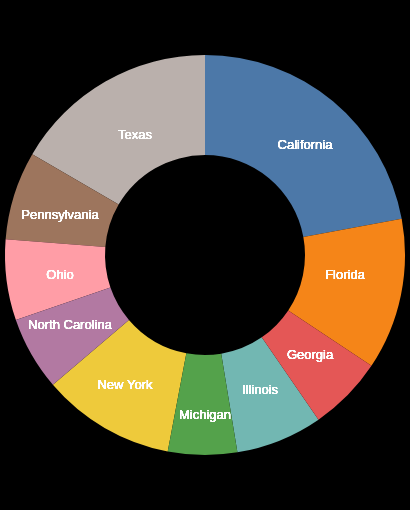

Describe this chart as a Vega-Lite specification.
### Vega-Lite specification from a JSON file in a GitHub repository (floating-point values rounded to 4 significant figures)
{"$schema": "https://vega.github.io/schema/vega-lite/v5.json", "view": {"stroke": "black"}, "width": 400, "height": 500, "data": {"values": [{"State": "California", "value": 39613493}, {"State": "Texas", "value": 29730311}, {"State": "Florida", "value": 21944577}, {"State": "New York", "value": 19299981}, {"State": "Pennsylvania", "value": 12804123}, {"State": "Illinois", "value": 12569321}, {"State": "Ohio", "value": 11714618}, {"State": "Georgia", "value": 10830007}, {"State": "North Carolina", "value": 10701022}, {"State": "Michigan", "value": 9992427}]}, "layer": [{"params": [{"name": "hover", "select": {"type": "point", "on": "mouseover"}}], "mark": {"type": "arc", "innerRadius": 100, "stroke": "white"}, "encoding": {"theta": {"field": "value", "type": "quantitative"}, "color": {"field": "State", "type": "nominal", "legend": null}, "tooltip": [{"field": "State", "type": "nominal", "title": "State"}, {"field": "value", "type": "quantitative", "title": "Total Population"}], "strokeWidth": {"condition": [{"param": "hover", "empty": false, "value": 3}], "value": 0}}}, {"transform": [{"calculate": "'California'", "as": "text_annotation_raw"}, {"calculate": "split(datum.text_annotation_raw,';')", "as": "text_annotation"}], "mark": {"type": "text", "dx": 100, "dy": -110}, "encoding": {"text": {"field": "text_annotation"}, "color": {"value": "#FFFFFF"}, "size": {"value": 13}}}, {"transform": [{"calculate": "'Texas'", "as": "text_annotation_raw"}, {"calculate": "split(datum.text_annotation_raw,';')", "as": "text_annotation"}], "mark": {"type": "text", "dx": -70, "dy": -120}, "encoding": {"text": {"field": "text_annotation"}, "color": {"value": "#FFFFFF"}, "size": {"value": 13}}}, {"transform": [{"calculate": "'Pennsylvania'", "as": "text_annotation_raw"}, {"calculate": "split(datum.text_annotation_raw,';')", "as": "text_annotation"}], "mark": {"type": "text", "dx": -145, "dy": -40}, "encoding": {"text": {"field": "text_annotation"}, "color": {"value": "#FFFFFF"}, "size": {"value": 13}}}, {"transform": [{"calculate": "'Ohio'", "as": "text_annotation_raw"}, {"calculate": "split(datum.text_annotation_raw,';')", "as": "text_annotation"}], "mark": {"type": "text", "dx": -145, "dy": 20}, "encoding": {"text": {"field": "text_annotation"}, "color": {"value": "#FFFFFF"}, "size": {"value": 13}}}, {"transform": [{"calculate": "'North Carolina'", "as": "text_annotation_raw"}, {"calculate": "split(datum.text_annotation_raw,';')", "as": "text_annotation"}], "mark": {"type": "text", "dx": -135, "dy": 70}, "encoding": {"text": {"field": "text_annotation"}, "color": {"value": "#FFFFFF"}, "size": {"value": 13}}}, {"transform": [{"calculate": "'New York'", "as": "text_annotation_raw"}, {"calculate": "split(datum.text_annotation_raw,';')", "as": "text_annotation"}], "mark": {"type": "text", "dx": -80, "dy": 130}, "encoding": {"text": {"field": "text_annotation"}, "color": {"value": "#FFFFFF"}, "size": {"value": 13}}}, {"transform": [{"calculate": "'Michigan'", "as": "text_annotation_raw"}, {"calculate": "split(datum.text_annotation_raw,';')", "as": "text_annotation"}], "mark": {"type": "text", "dx": 0, "dy": 160}, "encoding": {"text": {"field": "text_annotation"}, "color": {"value": "#FFFFFF"}, "size": {"value": 13}}}, {"transform": [{"calculate": "'Illinois'", "as": "text_annotation_raw"}, {"calculate": "split(datum.text_annotation_raw,';')", "as": "text_annotation"}], "mark": {"type": "text", "dx": 55, "dy": 135}, "encoding": {"text": {"field": "text_annotation"}, "color": {"value": "#FFFFFF"}, "size": {"value": 13}}}, {"transform": [{"calculate": "'Georgia'", "as": "text_annotation_raw"}, {"calculate": "split(datum.text_annotation_raw,';')", "as": "text_annotation"}], "mark": {"type": "text", "dx": 105, "dy": 100}, "encoding": {"text": {"field": "text_annotation"}, "color": {"value": "#FFFFFF"}, "size": {"value": 13}}}, {"transform": [{"calculate": "'Florida'", "as": "text_annotation_raw"}, {"calculate": "split(datum.text_annotation_raw,';')", "as": "text_annotation"}], "mark": {"type": "text", "dx": 140, "dy": 20}, "encoding": {"text": {"field": "text_annotation"}, "color": {"value": "#FFFFFF"}, "size": {"value": 13}}}], "background": "balck"}
